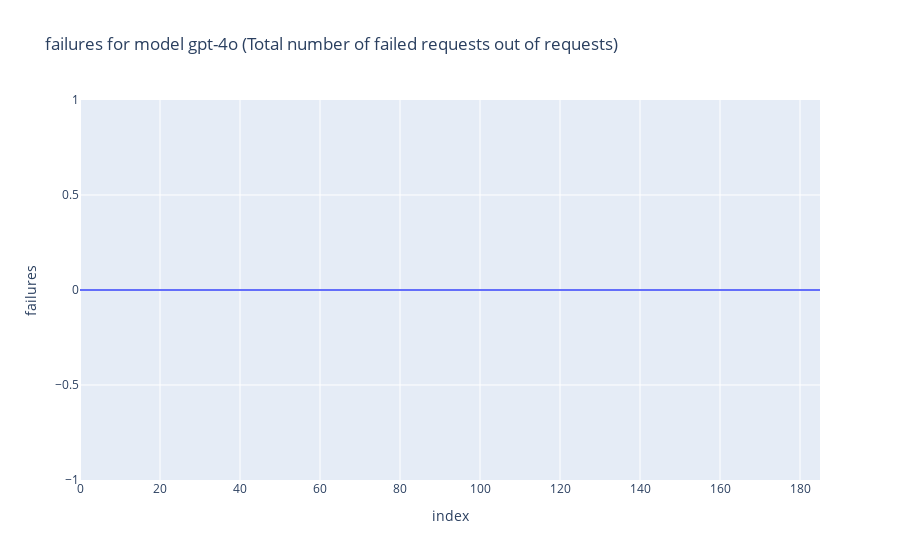
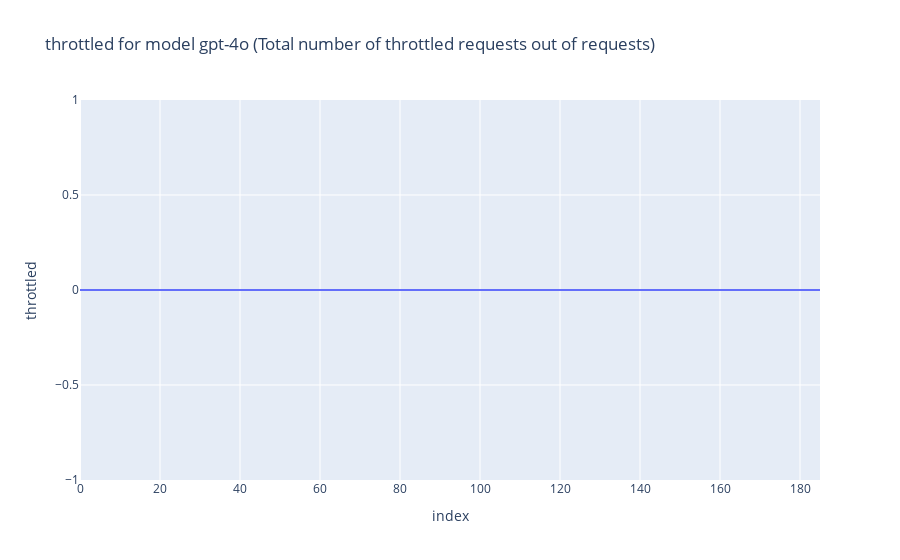
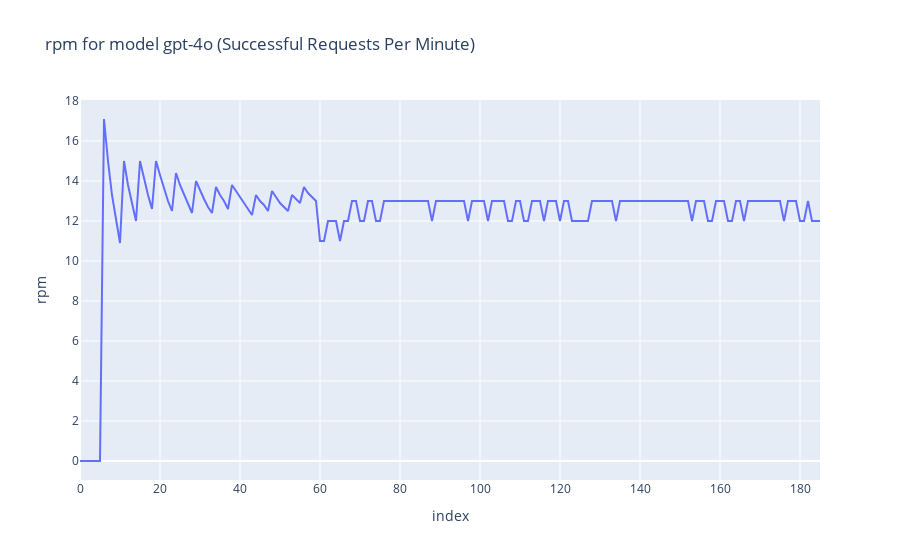
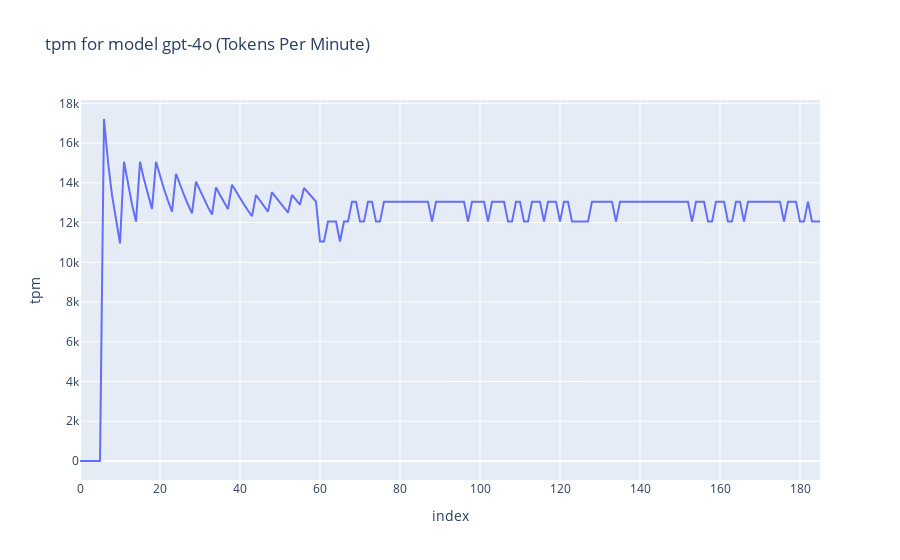

Notebook code for these charts, in order:
### Markdown cell above
### 5.1 Lineplots using Plotly

### Code cell
for col in cols_to_plot:
    fig = px.line(df1,
                  x=df1.index,
                  y=df1[col],
                  title=f'{col} for model {MODEL1} ({metrics_labels[col]})',
                 )
    fig.show()
    fig.write_image(os.path.join(HOME, RESULTS_DIR, f"{MODEL1_LABEL}_lineplot_{col}_{local_tz}.jpg"))

### Figure 1 — Plotly figure (JSON) as saved in the notebook; plotly's stock layout.template omitted (floating-point values rounded to 4 significant figures; data arrays with more than 128 entries replaced by an {"elided": "..."} marker saying what was removed)
{"data": [{"hovertemplate": "index=%{x}<br>failures=%{y}<extra></extra>", "legendgroup": "", "line": {"color": "#636efa", "dash": "solid"}, "marker": {"symbol": "circle"}, "mode": "lines", "name": "", "orientation": "v", "showlegend": false, "type": "scatter", "x": {"elided": "186 int values"}, "xaxis": "x", "y": {"elided": "186 int values"}, "yaxis": "y"}], "layout": {"legend": {"tracegroupgap": 0}, "title": {"text": "failures for model gpt-4o (Total number of failed requests out of requests)"}, "xaxis": {"anchor": "y", "domain": [0, 1], "title": {"text": "index"}}, "yaxis": {"anchor": "x", "domain": [0, 1], "title": {"text": "failures"}}}}

### Figure 2 — Plotly figure (JSON) as saved in the notebook; plotly's stock layout.template omitted (floating-point values rounded to 4 significant figures; data arrays with more than 128 entries replaced by an {"elided": "..."} marker saying what was removed)
{"data": [{"hovertemplate": "index=%{x}<br>throttled=%{y}<extra></extra>", "legendgroup": "", "line": {"color": "#636efa", "dash": "solid"}, "marker": {"symbol": "circle"}, "mode": "lines", "name": "", "orientation": "v", "showlegend": false, "type": "scatter", "x": {"elided": "186 int values"}, "xaxis": "x", "y": {"elided": "186 int values"}, "yaxis": "y"}], "layout": {"legend": {"tracegroupgap": 0}, "title": {"text": "throttled for model gpt-4o (Total number of throttled requests out of requests)"}, "xaxis": {"anchor": "y", "domain": [0, 1], "title": {"text": "index"}}, "yaxis": {"anchor": "x", "domain": [0, 1], "title": {"text": "throttled"}}}}

### Figure 3 — Plotly figure (JSON) as saved in the notebook; plotly's stock layout.template omitted (floating-point values rounded to 4 significant figures; data arrays with more than 128 entries replaced by an {"elided": "..."} marker saying what was removed)
{"data": [{"hovertemplate": "index=%{x}<br>rpm=%{y}<extra></extra>", "legendgroup": "", "line": {"color": "#636efa", "dash": "solid"}, "marker": {"symbol": "circle"}, "mode": "lines", "name": "", "orientation": "v", "showlegend": false, "type": "scatter", "x": {"elided": "186 int values"}, "xaxis": "x", "y": {"elided": "186 float values"}, "yaxis": "y"}], "layout": {"legend": {"tracegroupgap": 0}, "title": {"text": "rpm for model gpt-4o (Successful Requests Per Minute)"}, "xaxis": {"anchor": "y", "domain": [0, 1], "title": {"text": "index"}}, "yaxis": {"anchor": "x", "domain": [0, 1], "title": {"text": "rpm"}}}}

### Figure 4 — Plotly figure (JSON) as saved in the notebook; plotly's stock layout.template omitted (floating-point values rounded to 4 significant figures; data arrays with more than 128 entries replaced by an {"elided": "..."} marker saying what was removed)
{"data": [{"hovertemplate": "index=%{x}<br>tpm=%{y}<extra></extra>", "legendgroup": "", "line": {"color": "#636efa", "dash": "solid"}, "marker": {"symbol": "circle"}, "mode": "lines", "name": "", "orientation": "v", "showlegend": false, "type": "scatter", "x": {"elided": "186 int values"}, "xaxis": "x", "y": {"elided": "186 int values"}, "yaxis": "y"}], "layout": {"legend": {"tracegroupgap": 0}, "title": {"text": "tpm for model gpt-4o (Tokens Per Minute)"}, "xaxis": {"anchor": "y", "domain": [0, 1], "title": {"text": "index"}}, "yaxis": {"anchor": "x", "domain": [0, 1], "title": {"text": "tpm"}}}}
